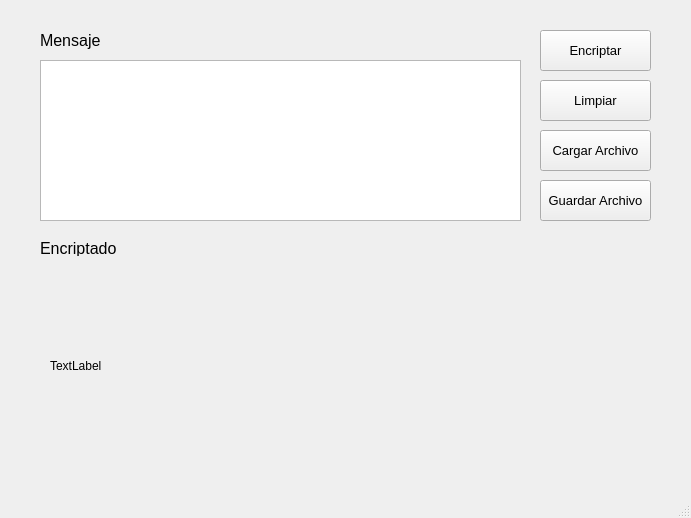
<?xml version="1.0" encoding="UTF-8"?>
<ui version="4.0">
 <class>MainWindow</class>
 <widget class="QMainWindow" name="MainWindow">
  <property name="geometry">
   <rect>
    <x>0</x>
    <y>0</y>
    <width>691</width>
    <height>518</height>
   </rect>
  </property>
  <property name="windowTitle">
   <string>MainWindow</string>
  </property>
  <widget class="QWidget" name="centralwidget">
   <widget class="QLabel" name="label">
    <property name="geometry">
     <rect>
      <x>40</x>
      <y>30</y>
      <width>61</width>
      <height>21</height>
     </rect>
    </property>
    <property name="font">
     <font>
      <family>Arial</family>
      <pointsize>12</pointsize>
     </font>
    </property>
    <property name="text">
     <string>Mensaje</string>
    </property>
   </widget>
   <widget class="QPushButton" name="pushButton">
    <property name="geometry">
     <rect>
      <x>540</x>
      <y>30</y>
      <width>111</width>
      <height>41</height>
     </rect>
    </property>
    <property name="font">
     <font>
      <family>Arial</family>
      <pointsize>10</pointsize>
      <weight>50</weight>
      <bold>false</bold>
     </font>
    </property>
    <property name="text">
     <string>Encriptar</string>
    </property>
   </widget>
   <widget class="QPushButton" name="pushButton_2">
    <property name="geometry">
     <rect>
      <x>540</x>
      <y>130</y>
      <width>111</width>
      <height>41</height>
     </rect>
    </property>
    <property name="font">
     <font>
      <family>Arial</family>
      <pointsize>10</pointsize>
     </font>
    </property>
    <property name="text">
     <string>Cargar Archivo</string>
    </property>
   </widget>
   <widget class="QPushButton" name="pushButton_3">
    <property name="geometry">
     <rect>
      <x>540</x>
      <y>80</y>
      <width>111</width>
      <height>41</height>
     </rect>
    </property>
    <property name="font">
     <font>
      <family>Arial</family>
      <pointsize>10</pointsize>
     </font>
    </property>
    <property name="text">
     <string>Limpiar</string>
    </property>
   </widget>
   <widget class="QPushButton" name="pushButton_4">
    <property name="geometry">
     <rect>
      <x>540</x>
      <y>180</y>
      <width>111</width>
      <height>41</height>
     </rect>
    </property>
    <property name="font">
     <font>
      <family>Arial</family>
      <pointsize>10</pointsize>
     </font>
    </property>
    <property name="text">
     <string>Guardar Archivo</string>
    </property>
   </widget>
   <widget class="QTextEdit" name="textEdit">
    <property name="geometry">
     <rect>
      <x>40</x>
      <y>60</y>
      <width>481</width>
      <height>161</height>
     </rect>
    </property>
   </widget>
   <widget class="QLabel" name="label_2">
    <property name="geometry">
     <rect>
      <x>40</x>
      <y>240</y>
      <width>81</width>
      <height>16</height>
     </rect>
    </property>
    <property name="font">
     <font>
      <family>Arial</family>
      <pointsize>12</pointsize>
     </font>
    </property>
    <property name="text">
     <string>Encriptado</string>
    </property>
   </widget>
   <widget class="QLabel" name="label_3">
    <property name="geometry">
     <rect>
      <x>50</x>
      <y>280</y>
      <width>471</width>
      <height>171</height>
     </rect>
    </property>
    <property name="text">
     <string>TextLabel</string>
    </property>
   </widget>
  </widget>
  <widget class="QMenuBar" name="menubar">
   <property name="geometry">
    <rect>
     <x>0</x>
     <y>0</y>
     <width>691</width>
     <height>21</height>
    </rect>
   </property>
  </widget>
  <widget class="QStatusBar" name="statusbar"/>
 </widget>
 <resources/>
 <connections/>
</ui>
